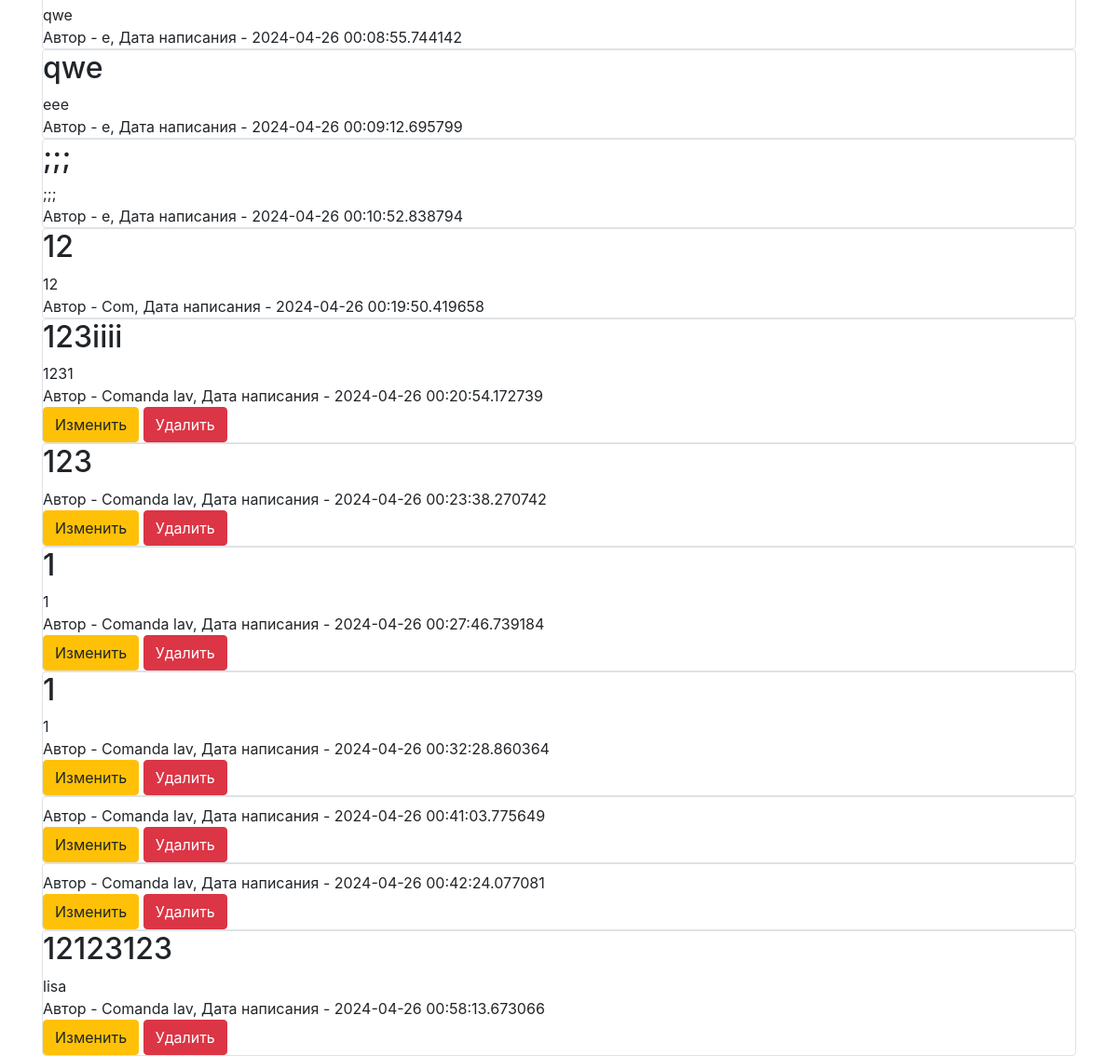
Page /all (signed in, lower part) on the earlier database version.
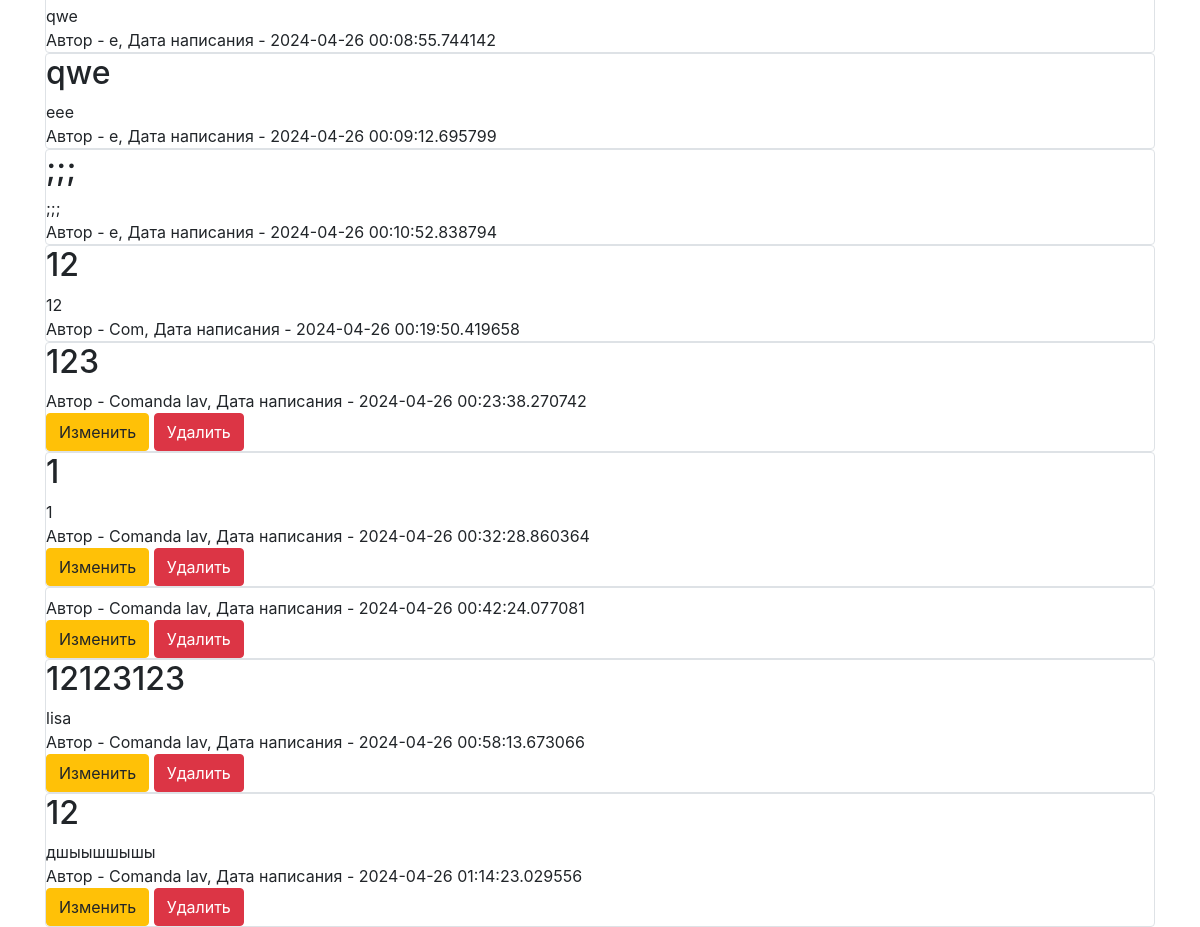
Same page on the later database version.
### data/ankets.py (models this page shows)
class Anceta(SqlAlchemyBase, UserMixin, SerializerMixin):
    __tablename__ = 'ankets'
    id = sqlalchemy.Column(sqlalchemy.Integer, primary_key=True, autoincrement=True)
    title = sqlalchemy.Column(sqlalchemy.String, nullable=True)
    content = sqlalchemy.Column(sqlalchemy.String, nullable=True)
    created_date = sqlalchemy.Column(sqlalchemy.DateTime, default=datetime.datetime.now)
    user_id = sqlalchemy.Column(sqlalchemy.Integer, sqlalchemy.ForeignKey("users.id"))
    user = orm.relationship('User')

### data/users.py (models this page shows, shortened)
class User(SqlAlchemyBase, UserMixin, SerializerMixin):
    __tablename__ = 'users'
    id = sqlalchemy.Column(sqlalchemy.Integer, primary_key=True, autoincrement=True)
    name = sqlalchemy.Column(sqlalchemy.String, nullable=True)
    about = sqlalchemy.Column(sqlalchemy.String, nullable=True)
    email = sqlalchemy.Column(sqlalchemy.String, index=True, unique=True, nullable=True)
    hashed_password = sqlalchemy.Column(sqlalchemy.String, nullable=True)
    created_date = sqlalchemy.Column(sqlalchemy.DateTime, default=datetime.datetime.now)
    news = orm.relationship("Anceta", back_populates='user')

### main.py (the view)
@app.route("/all")
def index():
    db_sess = db_session.create_session()
    if current_user.is_authenticated:
        news = db_sess.query(Anceta).all()
        return render_template("index.html", news=news)

### data/db_session.py (called while the page is built)
def create_session() -> Session:
    global __factory
    return __factory()

### main.py (called while the page is built)
@login_manager.user_loader
def load_user(user_id):
    db_sess = db_session.create_session()
    return db_sess.query(User).get(user_id)

### templates/index.html (shortened to what this page needs)
{% extends "base.html" %}
{% block content %}
    {% for item in news %}
        <div class="col-md6 border rounded">
            <h2>{{ item.title }}</h2>
            <div>
                {{ item.content }}
            </div>
            <div>
                Автор - {{ item.user.name }}, Дата написания - {{ item.created_date }}
            </div>
            {% if current_user.is_authenticated and current_user == item.user %}
                <div>
                    <a href="/anc/{{ item.id }}" class="btn btn-warning">Изменить</a>
                    <a href="/anc_delete/{{ item.id }}" class="btn btn-danger">Удалить</a>
                </div>
            {% endif %}
        </div>
    {% endfor %}
{% endblock %}

### templates/base.html (shortened to what this page needs)
<!doctype html>
<html lang="en">
<head>
    <link rel="stylesheet"
          href="https://stackpath.bootstrapcdn.com/bootstrap/4.4.1/css/bootstrap.min.css"
>
</head>
<body>
<main role="main" class="container">
    {% block content %}{% endblock %}
</main>
</body>
</html>

Differences in the rows shown:
removed Anceta: title "123iiii", content "1231", user.name "Comanda lav", created_date "2024-04-26 00:20:54.172739"
removed Anceta: title "1", content "1", user.name "Comanda lav", created_date "2024-04-26 00:27:46.739184"
removed Anceta: user.name "Comanda lav", created_date "2024-04-26 00:41:03.775649"
added Anceta: title "12", content "дшыышшышы", user.name "Comanda lav", created_date "2024-04-26 01:14:23.029556"
